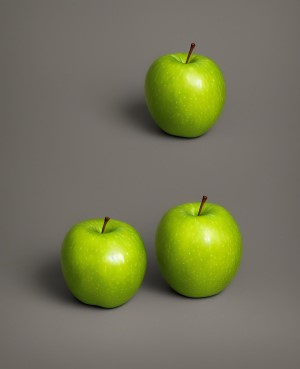
#> input picture image.jpg, 300 x 369 px
$ python dilate_erode.py
#> lines starting #> are read from the running program, lines starting #| are printed output that depends on the picture; after the words box and inside, x2 and y2 are one past the last pixel; in counts of white or black regions, pixels touching at a corner belong together
# dilate_erode.py
import cv2
import matplotlib.pyplot as plt
import numpy as np

# 画像の読み込み
img = cv2.imread("image.jpg")
#> img is the input picture: shape (369, 300, 3); mean B, G, R 88.1, 116.9, 116.3

# グレースケール変換
img_gray = cv2.cvtColor(img, cv2.COLOR_BGR2GRAY)
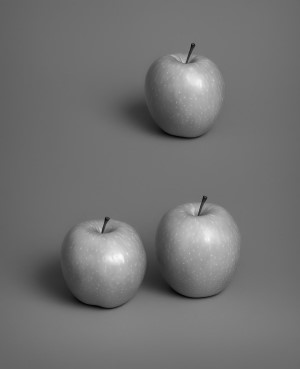
#> img_gray: shape (369, 300); min 4, max 249, mean 113.5

# 局所的にしきい値を決定し二値化
img_binary = cv2.adaptiveThreshold(
    img_gray, 255, cv2.ADAPTIVE_THRESH_MEAN_C, cv2.THRESH_BINARY, 5, 2
)
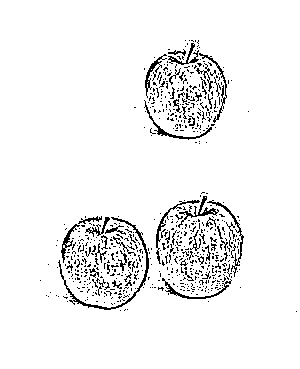
#> img_binary: shape (369, 300); 94.4% white; black in thin lines or dots, all inside (x1, y1, x2, y2) = (40, 40, 297, 312)

# 膨張/収縮処理の回数を設定
iterations = 1

# カーネル(矩形)
kernel = cv2.getStructuringElement(cv2.MORPH_RECT, (3, 3))

# 膨張処理
img_dilate = cv2.dilate(img_binary, kernel, iterations=iterations)
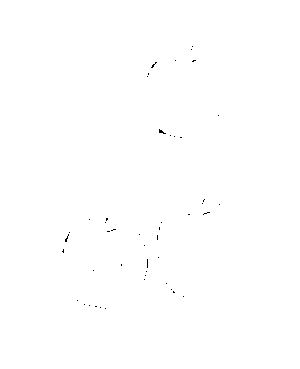
#> img_dilate: shape (369, 300); 99.9% white; black in thin lines or dots, all inside (x1, y1, x2, y2) = (62, 46, 220, 309)

# 収縮処理
img_erode = cv2.erode(img_binary, kernel, iterations=iterations)
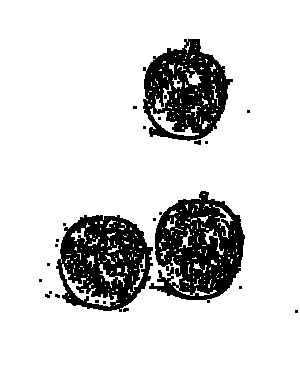
#> img_erode: shape (369, 300); 83.7% white; 24 black regions (19 under 20 px), largest, box (x1, y1, x2, y2) and area: (149, 191, 245, 303) 6478, (56, 215, 153, 312) 5922, (143, 39, 233, 141) 5449, (194, 140, 201, 145) 27, (123, 308, 129, 312) 20

# 二値化画像、膨張画像、収縮画像を表示
plt.figure(figsize=(18, 4))
plt.subplot(1, 3, 1)
plt.imshow(cv2.cvtColor(img_binary, cv2.COLOR_BGR2RGB))
plt.title("Binary")
plt.subplot(1, 3, 2)
plt.imshow(cv2.cvtColor(img_dilate, cv2.COLOR_BGR2RGB))
plt.title(f"膨張処理\n回数: {iterations}")
plt.subplot(1, 3, 3)
plt.imshow(cv2.cvtColor(img_erode, cv2.COLOR_BGR2RGB))
plt.title(f"収縮処理\n回数: {iterations}")
plt.show()
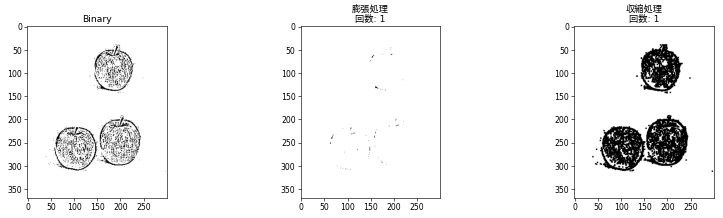
#> figure drawn by matplotlib, 3 panels
